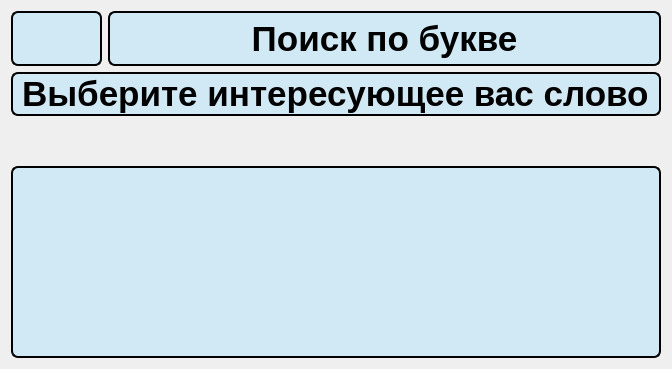
      <widget class="QWidget" name="letter_search_words">
       <layout class="QVBoxLayout" name="verticalLayout_55">
        <item>
         <layout class="QVBoxLayout" name="verticalLayout_52">
          <item>
           <layout class="QVBoxLayout" name="verticalLayout_54" stretch="1,15">
            <item>
             <layout class="QHBoxLayout" name="horizontalLayout_21" stretch="2,21">
              <item>
               <widget class="QPushButton" name="back_25">
                <property name="sizePolicy">
                 <sizepolicy hsizetype="Expanding" vsizetype="Expanding">
                  <horstretch>0</horstretch>
                  <verstretch>0</verstretch>
                 </sizepolicy>
                </property>
                <property name="font">
                 <font>
                  <family>Comfortaa</family>
                  <pointsize>28</pointsize>
                  <bold>false</bold>
                 </font>
                </property>
                <property name="styleSheet">
                 <string notr="true">QPushButton {
                color: black;
                background-color: rgb(208, 233, 244);
                border: 2px solid black;
                border-radius: 7px;

            }
            QPushButton:hover {
                background-color: #d0dff4;
            } 
			QPushButton:pressed {
            	background-color: #1f6391;
        }</string>
                </property>
                <property name="text">
                 <string/>
                </property>
                <property name="icon">
                 <iconset>
                  <normaloff>:/icon/icons/back.svg</normaloff>:/icon/icons/back.svg</iconset>
                </property>
               </widget>
              </item>
              <item>
               <widget class="QLabel" name="label_74">
                <property name="sizePolicy">
                 <sizepolicy hsizetype="Expanding" vsizetype="Expanding">
                  <horstretch>0</horstretch>
                  <verstretch>0</verstretch>
                 </sizepolicy>
                </property>
                <property name="styleSheet">
                 <string notr="true">color: black;
font-weight: bold;
font-size: 35px;
border: 2px solid black;
border-radius: 7px;
background-color: rgb(208, 233, 244);
</string>
                </property>
                <property name="text">
                 <string>Поиск по букве</string>
                </property>
                <property name="alignment">
                 <set>Qt::AlignmentFlag::AlignCenter</set>
                </property>
               </widget>
              </item>
             </layout>
            </item>
            <item>
             <layout class="QVBoxLayout" name="verticalLayout_53" stretch="1,7">
              <property name="spacing">
               <number>50</number>
              </property>
              <item>
               <widget class="QLabel" name="label_73">
                <property name="sizePolicy">
                 <sizepolicy hsizetype="Expanding" vsizetype="Expanding">
                  <horstretch>0</horstretch>
                  <verstretch>0</verstretch>
                 </sizepolicy>
                </property>
                <property name="styleSheet">
                 <string notr="true">color: black;
font-weight: bold;
font-size: 35px;
border: 2px solid black;
border-radius: 7px;
qproperty-alignment: 'AlignCenter';
background-color: rgb(208, 233, 244);
</string>
                </property>
                <property name="text">
                 <string>Выберите интересующее вас слово</string>
                </property>
               </widget>
              </item>
              <item>
               <widget class="QListWidget" name="list_words">
                <property name="styleSheet">
                 <string notr="true">color: black;
font-weight: bold;
font-size: 35px;
border: 2px solid black;
border-radius: 7px;
background-color: rgb(208, 233, 244);
</string>
                </property>
               </widget>
              </item>
             </layout>
            </item>
           </layout>
          </item>
         </layout>
        </item>
       </layout>
      </widget>
